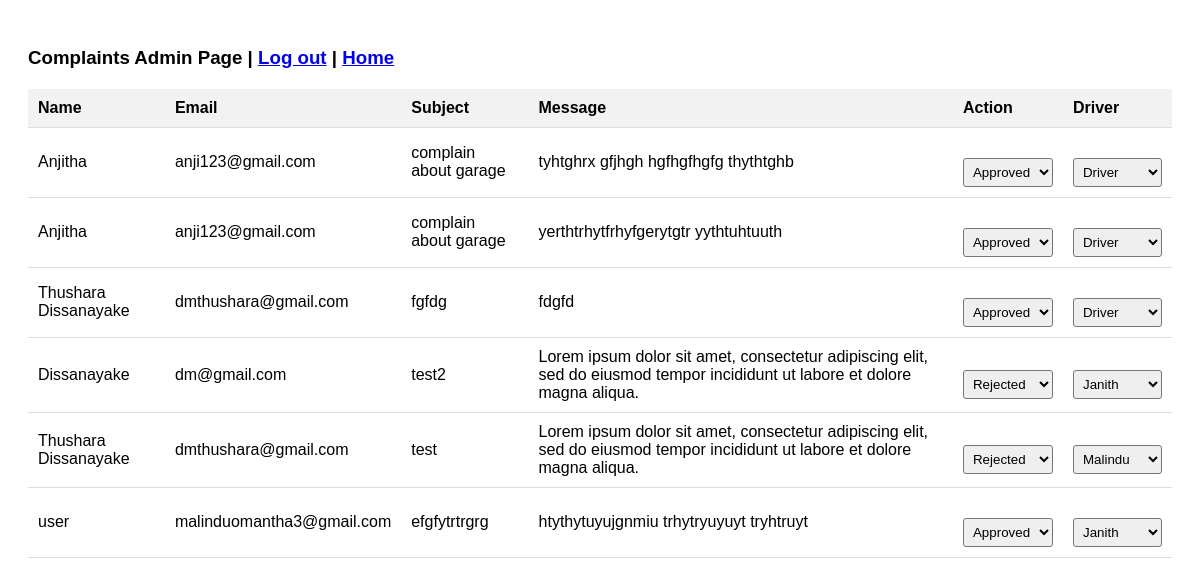
/com/admin.php, run on the app's committed database.
### tables this page shows
CREATE TABLE IF NOT EXISTS `complaint` (
  `id` int NOT NULL AUTO_INCREMENT,
  `name` varchar(255) NOT NULL,
  `email` varchar(255) NOT NULL,
  `subject` varchar(100) NOT NULL,
  `message` varchar(200) NOT NULL,
  `status` varchar(100) NOT NULL,
  `d_assign` int NOT NULL,
  PRIMARY KEY (`id`)
);

### com/admin.php (the view, shortened to what this page needs)
<?php
@include '../config.php';
?>
<!DOCTYPE html>
<html>
<head>
</head>
<body>
  <h3>Complaints Admin Page | <a href="../logout.php">Log out</a> | <a href="../admin_home.php">Home</a></h3>
  <table>
    <tr>
      <th>Name</th>
      <th>Email</th>
      <th>Subject</th>
      <th>Message</th>
      <th>Action</th>
	  <th>Driver</th>
    </tr>
    <?php
	$sql = " SELECT * FROM complaint ORDER BY id DESC";
   	$result = mysqli_query($conn, $sql);
   	while($complaint = mysqli_fetch_array($result))
	  { ?>
    <tr>
      <td><?php echo $complaint['name']; ?></td>
      <td><?php echo $complaint['email']; ?></td>
      <td><?php echo $complaint['subject']; ?></td>
      <td><?php echo $complaint['message']; ?></td>
      <td>
        <form method="post" name="form" action="<?php echo htmlspecialchars($_SERVER['PHP_SELF']); ?>">
          <select name="status" onchange="this.form.action += '?status='+this.value;this.form.submit()">
            <option value="Approved" <?php if ($complaint['status'] === 'Approved') echo 'selected'; ?>>Approved</option>
            <option value="Rejected" <?php if ($complaint['status'] === 'Rejected') echo 'selected'; ?>>Rejected</option>
          </select>
        </form>
      </td>
	<td>
    <form method="post" action="<?php echo htmlspecialchars($_SERVER['PHP_SELF']); ?>">
		<select name="driver" style="text-transform:capitalize"  onchange="this.form.action += '?driver='+this.value; this.form.submit()">
			<?PHP
				if($complaint['d_assign']==0) { $nd_assign = 0; } else { $nd_assign = $complaint['d_assign']; }
 				 echo $sql = " SELECT u.name, u.id, c.d_assign FROM user u, complaint c WHERE u.id = c.d_assign AND c.d_assign=".$nd_assign." LIMIT 1";
				$result4 = mysqli_query($conn, $sql);
				 $count_d = mysqli_num_rows($result4);
				if($count_d==0)
				{
					echo "<option selected value=0>- Assign -</option>";
				}
				else
				{
					$dis = mysqli_fetch_assoc($result4);
					echo "<option selected value=".$dis['d_assign'].">".$dis['name']."</option>";
				}
			?>
          </select>
      </form>
		</td>
    </tr>
    <?php } ?>
  </table>
</body>
</html>

### com/admin.php (style rules this page uses)
body { font-family: Arial, sans-serif; padding: 20px; }
table { width: 100%; border-collapse: collapse; margin-top: 20px; }
th, td { padding: 10px; text-align: left; border-bottom: 1px solid #ddd; }
th { background-color: #f2f2f2; font-weight: bold; }
form { margin-top: 20px; }
select { padding: 5px; border-radius: 3px; }

### data on the page
complaint: name "Anjitha", email "anji123@gmail.com", subject "complain about garage", message "tyhtghrx gfjhgh hgfhgfhgfg thythtghb", status "Approved"
complaint: name "Anjitha", email "anji123@gmail.com", subject "complain about garage", message "yerthtrhytfrhyfgerytgtr yythtuhtuuth", status "Approved"
complaint: name "Thushara Dissanayake", email "dmthushara@gmail.com", subject "fgfdg", message "fdgfd", status "Approved"
complaint: name "Dissanayake", email "dm@gmail.com", subject "test2", message "Lorem ipsum dolor sit amet, consectetur adipiscing elit, sed do eiusmod tempor incididunt ut labore et dolore magna aliqua.", status "Rejected"
complaint: name "Thushara Dissanayake", email "dmthushara@gmail.com", subject "test", message "Lorem ipsum dolor sit amet, consectetur adipiscing elit, sed do eiusmod tempor incididunt ut labore et dolore magna aliqua.", status "Rejected"
complaint: name "user", email "malinduomantha3@gmail.com", subject "efgfytrtrgrg", message "htythytuyujgnmiu trhytryuyuyt tryhtruyt", status "Approved"

### other printed values
form field driver "driver"
form field driver "Janith"
form field driver "malindu"
